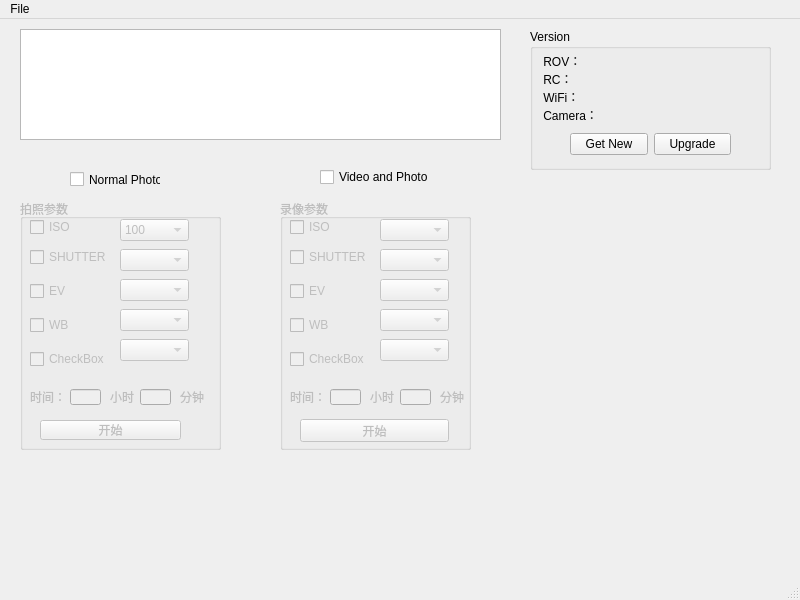
<?xml version="1.0" encoding="UTF-8"?>
<ui version="4.0">
 <class>MainWindow</class>
 <widget class="QMainWindow" name="MainWindow">
  <property name="geometry">
   <rect>
    <x>0</x>
    <y>0</y>
    <width>800</width>
    <height>600</height>
   </rect>
  </property>
  <property name="windowTitle">
   <string>MainWindow</string>
  </property>
  <widget class="QWidget" name="centralwidget">
   <widget class="QTextBrowser" name="textBrowser">
    <property name="enabled">
     <bool>true</bool>
    </property>
    <property name="geometry">
     <rect>
      <x>20</x>
      <y>10</y>
      <width>481</width>
      <height>111</height>
     </rect>
    </property>
    <property name="mouseTracking">
     <bool>true</bool>
    </property>
   </widget>
   <widget class="QCheckBox" name="checkBox_3">
    <property name="geometry">
     <rect>
      <x>320</x>
      <y>150</y>
      <width>121</width>
      <height>16</height>
     </rect>
    </property>
    <property name="text">
     <string>Video and Photo</string>
    </property>
   </widget>
   <widget class="QCheckBox" name="checkBox_4">
    <property name="geometry">
     <rect>
      <x>70</x>
      <y>150</y>
      <width>91</width>
      <height>21</height>
     </rect>
    </property>
    <property name="text">
     <string>Normal Photo</string>
    </property>
    <property name="checkable">
     <bool>true</bool>
    </property>
    <property name="checked">
     <bool>false</bool>
    </property>
    <property name="autoRepeat">
     <bool>false</bool>
    </property>
    <property name="tristate">
     <bool>false</bool>
    </property>
   </widget>
   <widget class="QGroupBox" name="groupBox_2">
    <property name="enabled">
     <bool>false</bool>
    </property>
    <property name="geometry">
     <rect>
      <x>280</x>
      <y>180</y>
      <width>191</width>
      <height>251</height>
     </rect>
    </property>
    <property name="title">
     <string>录像参数</string>
    </property>
    <widget class="QPushButton" name="pushButton_2">
     <property name="geometry">
      <rect>
       <x>20</x>
       <y>220</y>
       <width>149</width>
       <height>23</height>
      </rect>
     </property>
     <property name="text">
      <string>开始</string>
     </property>
    </widget>
    <widget class="QCheckBox" name="checkBox_8">
     <property name="geometry">
      <rect>
       <x>10</x>
       <y>50</y>
       <width>149</width>
       <height>16</height>
      </rect>
     </property>
     <property name="text">
      <string>SHUTTER</string>
     </property>
    </widget>
    <widget class="QCheckBox" name="checkBox_9">
     <property name="geometry">
      <rect>
       <x>10</x>
       <y>118</y>
       <width>149</width>
       <height>16</height>
      </rect>
     </property>
     <property name="text">
      <string>WB</string>
     </property>
    </widget>
    <widget class="QCheckBox" name="checkBox_10">
     <property name="geometry">
      <rect>
       <x>10</x>
       <y>20</y>
       <width>149</width>
       <height>16</height>
      </rect>
     </property>
     <property name="text">
      <string>ISO</string>
     </property>
    </widget>
    <widget class="QCheckBox" name="checkBox_11">
     <property name="geometry">
      <rect>
       <x>10</x>
       <y>152</y>
       <width>149</width>
       <height>16</height>
      </rect>
     </property>
     <property name="text">
      <string>CheckBox</string>
     </property>
    </widget>
    <widget class="QCheckBox" name="checkBox_12">
     <property name="geometry">
      <rect>
       <x>10</x>
       <y>84</y>
       <width>149</width>
       <height>16</height>
      </rect>
     </property>
     <property name="text">
      <string>EV</string>
     </property>
    </widget>
    <widget class="QComboBox" name="comboBox_8">
     <property name="geometry">
      <rect>
       <x>100</x>
       <y>140</y>
       <width>69</width>
       <height>22</height>
      </rect>
     </property>
    </widget>
    <widget class="QComboBox" name="comboBox_7">
     <property name="geometry">
      <rect>
       <x>100</x>
       <y>110</y>
       <width>69</width>
       <height>22</height>
      </rect>
     </property>
    </widget>
    <widget class="QComboBox" name="comboBox">
     <property name="geometry">
      <rect>
       <x>100</x>
       <y>20</y>
       <width>69</width>
       <height>22</height>
      </rect>
     </property>
    </widget>
    <widget class="QComboBox" name="comboBox_2">
     <property name="geometry">
      <rect>
       <x>100</x>
       <y>50</y>
       <width>69</width>
       <height>22</height>
      </rect>
     </property>
    </widget>
    <widget class="QComboBox" name="comboBox_3">
     <property name="geometry">
      <rect>
       <x>100</x>
       <y>80</y>
       <width>69</width>
       <height>22</height>
      </rect>
     </property>
    </widget>
    <widget class="QLabel" name="label_5">
     <property name="geometry">
      <rect>
       <x>160</x>
       <y>190</y>
       <width>31</width>
       <height>16</height>
      </rect>
     </property>
     <property name="text">
      <string>分钟</string>
     </property>
    </widget>
    <widget class="QLineEdit" name="lineEdit_3">
     <property name="geometry">
      <rect>
       <x>50</x>
       <y>190</y>
       <width>31</width>
       <height>16</height>
      </rect>
     </property>
    </widget>
    <widget class="QLabel" name="label_6">
     <property name="geometry">
      <rect>
       <x>10</x>
       <y>190</y>
       <width>31</width>
       <height>16</height>
      </rect>
     </property>
     <property name="text">
      <string>时间：</string>
     </property>
    </widget>
    <widget class="QLabel" name="label_7">
     <property name="geometry">
      <rect>
       <x>90</x>
       <y>190</y>
       <width>31</width>
       <height>16</height>
      </rect>
     </property>
     <property name="text">
      <string>小时</string>
     </property>
    </widget>
    <widget class="QLineEdit" name="lineEdit_4">
     <property name="geometry">
      <rect>
       <x>120</x>
       <y>190</y>
       <width>31</width>
       <height>16</height>
      </rect>
     </property>
    </widget>
   </widget>
   <widget class="QGroupBox" name="groupBox_3">
    <property name="geometry">
     <rect>
      <x>530</x>
      <y>10</y>
      <width>241</width>
      <height>141</height>
     </rect>
    </property>
    <property name="title">
     <string>Version</string>
    </property>
    <widget class="QLabel" name="label">
     <property name="geometry">
      <rect>
       <x>10</x>
       <y>10</y>
       <width>211</width>
       <height>111</height>
      </rect>
     </property>
     <property name="text">
      <string> ROV：
 RC：
 WiFi：
 Camera：
</string>
     </property>
    </widget>
    <widget class="QWidget" name="horizontalLayoutWidget">
     <property name="geometry">
      <rect>
       <x>40</x>
       <y>100</y>
       <width>161</width>
       <height>31</height>
      </rect>
     </property>
     <layout class="QHBoxLayout" name="horizontalLayout">
      <item>
       <widget class="QPushButton" name="pushButton_3">
        <property name="text">
         <string>Get New</string>
        </property>
       </widget>
      </item>
      <item>
       <widget class="QPushButton" name="pushButton_4">
        <property name="text">
         <string>Upgrade</string>
        </property>
       </widget>
      </item>
     </layout>
    </widget>
   </widget>
   <widget class="QGroupBox" name="groupBox">
    <property name="enabled">
     <bool>false</bool>
    </property>
    <property name="geometry">
     <rect>
      <x>20</x>
      <y>180</y>
      <width>201</width>
      <height>251</height>
     </rect>
    </property>
    <property name="title">
     <string>拍照参数</string>
    </property>
    <property name="flat">
     <bool>false</bool>
    </property>
    <property name="checkable">
     <bool>false</bool>
    </property>
    <property name="checked">
     <bool>false</bool>
    </property>
    <widget class="QPushButton" name="pushButton">
     <property name="geometry">
      <rect>
       <x>20</x>
       <y>221</y>
       <width>141</width>
       <height>20</height>
      </rect>
     </property>
     <property name="text">
      <string>开始</string>
     </property>
    </widget>
    <widget class="QCheckBox" name="checkBox_6">
     <property name="geometry">
      <rect>
       <x>10</x>
       <y>50</y>
       <width>149</width>
       <height>16</height>
      </rect>
     </property>
     <property name="text">
      <string>SHUTTER</string>
     </property>
    </widget>
    <widget class="QCheckBox" name="checkBox_5">
     <property name="geometry">
      <rect>
       <x>10</x>
       <y>118</y>
       <width>149</width>
       <height>16</height>
      </rect>
     </property>
     <property name="text">
      <string>WB</string>
     </property>
    </widget>
    <widget class="QCheckBox" name="checkBox_2">
     <property name="geometry">
      <rect>
       <x>10</x>
       <y>20</y>
       <width>149</width>
       <height>16</height>
      </rect>
     </property>
     <property name="text">
      <string>ISO</string>
     </property>
    </widget>
    <widget class="QCheckBox" name="checkBox">
     <property name="geometry">
      <rect>
       <x>10</x>
       <y>152</y>
       <width>149</width>
       <height>16</height>
      </rect>
     </property>
     <property name="text">
      <string>CheckBox</string>
     </property>
    </widget>
    <widget class="QCheckBox" name="checkBox_7">
     <property name="geometry">
      <rect>
       <x>10</x>
       <y>84</y>
       <width>149</width>
       <height>16</height>
      </rect>
     </property>
     <property name="text">
      <string>EV</string>
     </property>
    </widget>
    <widget class="QComboBox" name="comboBox_9">
     <property name="geometry">
      <rect>
       <x>100</x>
       <y>140</y>
       <width>69</width>
       <height>22</height>
      </rect>
     </property>
    </widget>
    <widget class="QComboBox" name="comboBox_10">
     <property name="geometry">
      <rect>
       <x>100</x>
       <y>110</y>
       <width>69</width>
       <height>22</height>
      </rect>
     </property>
    </widget>
    <widget class="QComboBox" name="comboBox_11">
     <property name="enabled">
      <bool>false</bool>
     </property>
     <property name="geometry">
      <rect>
       <x>100</x>
       <y>20</y>
       <width>69</width>
       <height>22</height>
      </rect>
     </property>
     <item>
      <property name="text">
       <string>100</string>
      </property>
     </item>
     <item>
      <property name="text">
       <string>150</string>
      </property>
     </item>
    </widget>
    <widget class="QComboBox" name="comboBox_12">
     <property name="geometry">
      <rect>
       <x>100</x>
       <y>50</y>
       <width>69</width>
       <height>22</height>
      </rect>
     </property>
    </widget>
    <widget class="QComboBox" name="comboBox_13">
     <property name="geometry">
      <rect>
       <x>100</x>
       <y>80</y>
       <width>69</width>
       <height>22</height>
      </rect>
     </property>
    </widget>
    <widget class="QLineEdit" name="lineEdit">
     <property name="geometry">
      <rect>
       <x>50</x>
       <y>190</y>
       <width>31</width>
       <height>16</height>
      </rect>
     </property>
    </widget>
    <widget class="QLineEdit" name="lineEdit_2">
     <property name="geometry">
      <rect>
       <x>120</x>
       <y>190</y>
       <width>31</width>
       <height>16</height>
      </rect>
     </property>
    </widget>
    <widget class="QLabel" name="label_2">
     <property name="geometry">
      <rect>
       <x>160</x>
       <y>190</y>
       <width>31</width>
       <height>16</height>
      </rect>
     </property>
     <property name="text">
      <string>分钟</string>
     </property>
    </widget>
    <widget class="QLabel" name="label_3">
     <property name="geometry">
      <rect>
       <x>90</x>
       <y>190</y>
       <width>31</width>
       <height>16</height>
      </rect>
     </property>
     <property name="text">
      <string>小时</string>
     </property>
    </widget>
    <widget class="QLabel" name="label_4">
     <property name="geometry">
      <rect>
       <x>10</x>
       <y>190</y>
       <width>31</width>
       <height>16</height>
      </rect>
     </property>
     <property name="text">
      <string>时间：</string>
     </property>
    </widget>
   </widget>
  </widget>
  <widget class="menuBar" name="menubar">
   <property name="geometry">
    <rect>
     <x>0</x>
     <y>0</y>
     <width>800</width>
     <height>22</height>
    </rect>
   </property>
   <widget class="QMenu" name="menuMenu">
    <property name="title">
     <string>File</string>
    </property>
    <addaction name="actionOpen"/>
    <addaction name="actionSave"/>
   </widget>
   <addaction name="menuMenu"/>
  </widget>
  <widget class="QStatusBar" name="statusbar"/>
  <action name="actionFile">
   <property name="text">
    <string>File</string>
   </property>
  </action>
  <action name="actionOpen">
   <property name="text">
    <string>Open</string>
   </property>
  </action>
  <action name="actionSave">
   <property name="text">
    <string>Save</string>
   </property>
  </action>
 </widget>
 <customwidgets>
  <customwidget>
   <class>menuBar</class>
   <extends>QMenuBar</extends>
   <header>menubar.h</header>
  </customwidget>
 </customwidgets>
 <resources/>
 <connections>
  <connection>
   <sender>checkBox_4</sender>
   <signal>toggled(bool)</signal>
   <receiver>groupBox</receiver>
   <slot>setEnabled(bool)</slot>
   <hints>
    <hint type="sourcelabel">
     <x>102</x>
     <y>187</y>
    </hint>
    <hint type="destinationlabel">
     <x>57</x>
     <y>213</y>
    </hint>
   </hints>
  </connection>
  <connection>
   <sender>checkBox_3</sender>
   <signal>clicked(bool)</signal>
   <receiver>groupBox_2</receiver>
   <slot>setEnabled(bool)</slot>
   <hints>
    <hint type="sourcelabel">
     <x>347</x>
     <y>179</y>
    </hint>
    <hint type="destinationlabel">
     <x>302</x>
     <y>203</y>
    </hint>
   </hints>
  </connection>
 </connections>
</ui>
